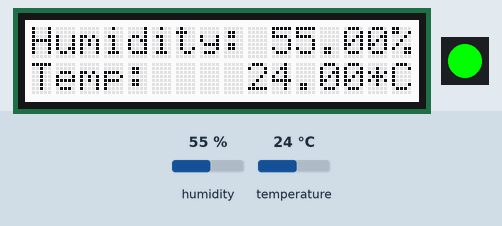
The sketch below on a simulated Arduino Uno, built with avr-gcc and run on an emulated ATmega328P. Shown: 16×2 character LCD, 1 RGB LEDs in strip order, left to right. The inputs (shaded band) are chosen by the test bench; at power-on: temperature 24 °C, humidity 55 %.

Above: at 1.2 s.
1.3 s: temperature set to 16.6 °C
At 3.2 s:
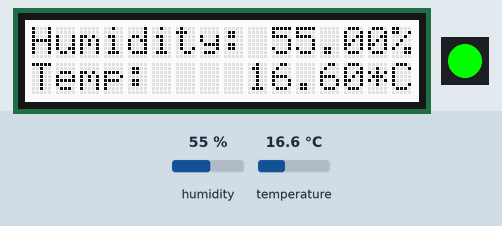
4.0 s: temperature set to 15.2 °C
At 5.2 s:
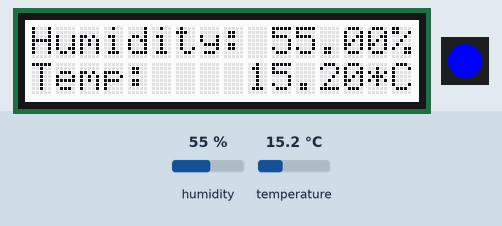
6.7 s: temperature set to 28 °C
At 9.1 s:
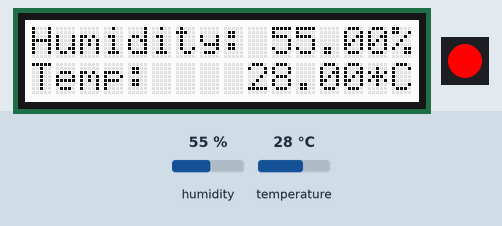
9.8 s: humidity set to 22 %
At 11.1 s:
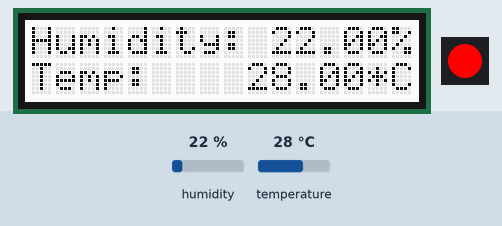
Timing chart, 0 to 12.8 s (numbered marks = the images above; inputs shaded):
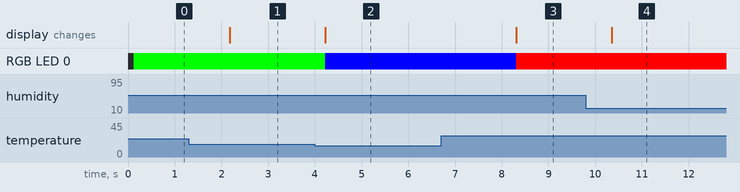

Measured:
- the behaviour switches between 16 and 15.9 °C on temperature (found by bisection; images 1 and 2)
- after the input at 1.3 s, the display: changes after 0.87 s (image 1)
- after the input at 4.0 s, RGB LED 0: RGB(0, 255, 0) → RGB(0, 0, 255) after 0.22 s; the display: changes after 0.22 s (image 2)
- after the input at 6.7 s, RGB LED 0: RGB(0, 0, 255) → RGB(255, 0, 0) after 1.6 s; the display: changes after 1.6 s (image 3)
- after the input at 9.8 s, the display: changes after 0.55 s (image 4)

The sketch:

main.ino
```cpp
#include "DHT.h"
#include <Wire.h>
#include "rgb_lcd.h"
#include <ChainableLED.h>

#define DHT_PIN 3
#define DHTTYPE DHT22
#define LED_PORT_A 7
#define LED_PORT_B 8

DHT dht(DHT_PIN, DHTTYPE);
rgb_lcd lcd;
ChainableLED led(LED_PORT_A, LED_PORT_B, 1);
float h, t, f;


void setup() {
    lcd.begin(16, 2);
    lcd.setCursor(0, 0);
    lcd.print("Let me start");
    lcd.setCursor(0, 1);
    lcd.print("please !");

    led.init();

    dht.begin();
}

void loop() {
    h = dht.readHumidity();
    t = dht.readTemperature();
    f = dht.readTemperature(true);

    if (isnan(h) || isnan(t) || isnan(f)) {
        lcd.clear();

        lcd.setCursor(0, 0);
        lcd.print("Failed to read");

        lcd.setCursor(0, 1);
        lcd.print("from DHT sensor!");
    }
    else {
        lcd.clear();

        lcd.setCursor(0, 0);
        lcd.print("Humidity: ");
        lcd.print(h);
        lcd.print("%");

        lcd.setCursor(0, 1);
        lcd.print("Temp:    ");
        lcd.print(t);
        lcd.print("*C");

        if(t < 16)
            led.setColorRGB(0, 0, 0, 255);
        else if(t > 24)
            led.setColorRGB(0, 255, 0, 0);
        else
            led.setColorRGB(0, 0, 255, 0);
    }

    delay(2000);
}
```
